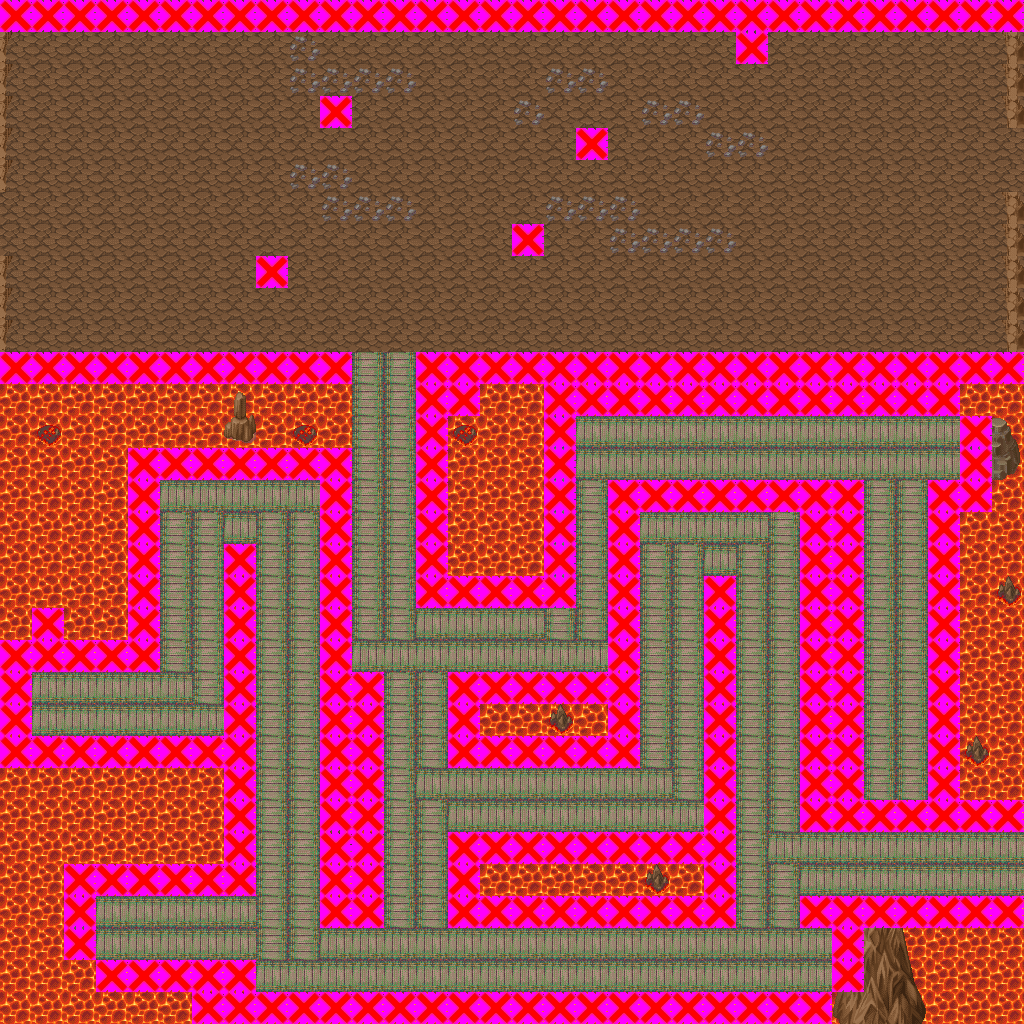

Rendered tile map (Tiled .tmx) drawn with the repository's tilesets; below, a short description and the map source with its tile grids summarised:
An orthogonal 32x32 tile map with 32x32 px tiles, 6 tile layers (Layer 1, Layer 2, Layer 3, Clip, ...), 8 tilesets and 3 objects (3x Portal).

<map version="1.0" orientation="orthogonal" width="32" height="32" tilewidth="32" tileheight="32">
 <tileset firstgid="1" name="Rock" tilewidth="32" tileheight="32">
  <image source="rock.png" />
  <tile id="0">
   <properties>
    <property name="TileType" value="0" />
    <property name="TileType" value="0" />
    <property name="TileType" value="0" />
    <property name="TileType" value="0" />
    <property name="TileType" value="0" />
    <property name="TileType" value="0" />
    <property name="TileType" value="0" />
    <property name="TileType" value="0" />
    <property name="TileType" value="0" />
    <property name="TileType" value="0" />
    <property name="TileType" value="0" />
    <property name="TileType" value="0" />
    <property name="TileType" value="0" />
   </properties>
  </tile>
 </tileset>
 <tileset firstgid="2" name="Lava" tilewidth="32" tileheight="32">
  <image source="lava.png" />
  <tile id="0">
   <properties>
    <property name="TileType" value="1" />
    <property name="TileType" value="1" />
    <property name="TileType" value="1" />
    <property name="TileType" value="1" />
    <property name="TileType" value="1" />
    <property name="TileType" value="1" />
    <property name="TileType" value="1" />
    <property name="TileType" value="1" />
    <property name="TileType" value="1" />
    <property name="TileType" value="1" />
    <property name="TileType" value="1" />
    <property name="TileType" value="1" />
    <property name="TileType" value="1" />
   </properties>
  </tile>
 </tileset>
 <tileset firstgid="3" name="FireEnemy" tilewidth="32" tileheight="32">
  <image source="FireEnemyIcon.png" trans="ff00ff" />
  <tile id="0">
   <properties>
    <property name="Type" value="Fire" />
    <property name="Type" value="Fire" />
    <property name="Type" value="Fire" />
    <property name="Type" value="Fire" />
    <property name="Type" value="Fire" />
    <property name="Type" value="Fire" />
    <property name="Type" value="Fire" />
    <property name="Type" value="Fire" />
    <property name="Type" value="Fire" />
    <property name="Type" value="Fire" />
    <property name="Type" value="Fire" />
    <property name="Type" value="Fire" />
    <property name="Type" value="Fire" />
   </properties>
  </tile>
  <tile id="1">
   <properties>
    <property name="Type" value="Wind" />
    <property name="Type" value="Wind" />
    <property name="Type" value="Wind" />
    <property name="Type" value="Wind" />
    <property name="Type" value="Wind" />
    <property name="Type" value="Wind" />
    <property name="Type" value="Wind" />
    <property name="Type" value="Wind" />
    <property name="Type" value="Wind" />
   </properties>
  </tile>
 </tileset>
 <tileset firstgid="5" name="Clip" tilewidth="32" tileheight="32">
  <image source="solid.jpg" trans="ff00ff" />
 </tileset>
 <tileset firstgid="6" name="MountainPieces" tilewidth="32" tileheight="32">
  <image source="MountainPieces.png" trans="ffffff" />
 </tileset>
 <tileset firstgid="318" name="ConnectionLavat" tilewidth="32" tileheight="32">
  <image source="ConnectionLavat.png" trans="ffffff" />
 </tileset>
 <tileset firstgid="366" name="LavaGround" tilewidth="32" tileheight="32">
  <image source="LavaGround.png" trans="ffffff" />
 </tileset>
 <tileset firstgid="414" name="Overflow" tilewidth="32" tileheight="32">
  <image source="Overflow.png" trans="ffffff" />
 </tileset>
 <layer name="Layer 1" width="32" height="32">
  <data>[1024 cells, 1024 non-empty, 1 distinct tile ids]</data>
 </layer>
 <layer name="Layer 2" width="32" height="32">
  <data>[1024 cells, 720 non-empty, 5 distinct tile ids]</data>
 </layer>
 <layer name="Layer 3" width="32" height="32">
  <data>[1024 cells, 348 non-empty, 27 distinct tile ids]</data>
 </layer>
 <layer name="Clip" width="32" height="32">
  <data>[1024 cells, 291 non-empty, 1 distinct tile ids]</data>
 </layer>
 <layer name="Enemy" width="32" height="32">
  <data>[1024 cells, 0 non-empty, 0 distinct tile ids]</data>
 </layer>
 <objectgroup name="Objects" width="32" height="32">
  <object name="Portal" type="Portal" x="6" y="199" width="20" height="52">
   <properties>
    <property name="DestinationMap" value="Levels\TestFireMap\Mountain1" />
    <property name="DestinationX" value="29" />
    <property name="DestinationY" value="7" />
   </properties>
  </object>
  <object name="Portal2" type="Portal" x="990" y="850" width="27" height="43">
   <properties>
    <property name="DestinationMap" value="Levels\TestFireMap\Mountain3" />
    <property name="DestinationX" value="1" />
    <property name="DestinationY" value="26" />
   </properties>
  </object>
  <object name="Portal3" type="Portal" x="1000" y="141" width="15" height="43">
   <properties>
    <property name="DestinationMap" value="Levels\TestFireMap\Mountain3" />
    <property name="DestinationX" value="1" />
    <property name="DestinationY" value="5" />
   </properties>
  </object>
 </objectgroup>
 <layer name="Collectable" width="32" height="32">
  <data>[1024 cells, 0 non-empty, 0 distinct tile ids]</data>
 </layer>
</map>
